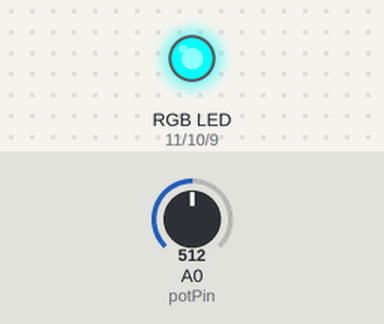
Bench run of a sketch on a simulated Arduino Uno, built with avr-gcc and run on an emulated ATmega328P. On the bench: an RGB LED mixed from three pins (HIGH = lit). Inputs (shaded band) come from the test bench; at power-on: A0 (potPin) = 512.

Above: at 1.2 s.
1.3 s: A0 (potPin) set to 716
At 1.6 s:
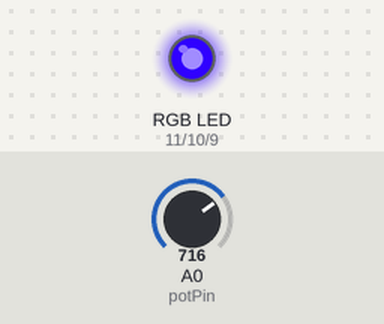
2.8 s: A0 (potPin) set to 900
At 3.9 s:
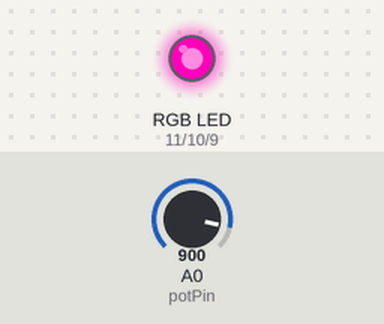
4.3 s: A0 (potPin) set to 1023
At 5.0 s:
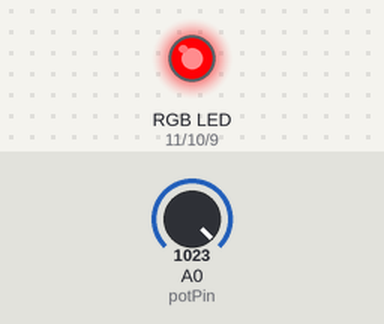
5.8 s: A0 (potPin) set to 306
At 6.2 s:
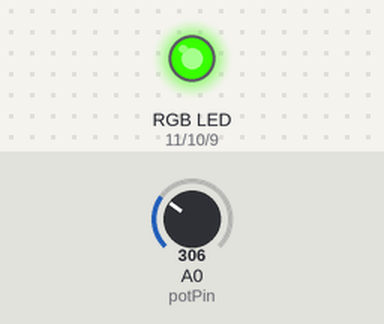
7.3 s: A0 (potPin) set to 245
At 8.5 s:
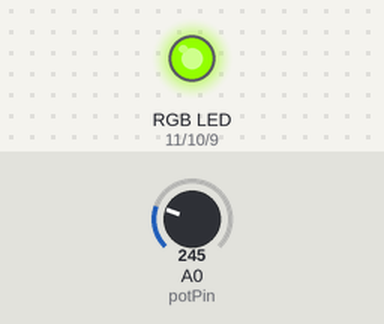
Timing chart, 0 to 9.8 s (numbered marks = the images above; inputs shaded):
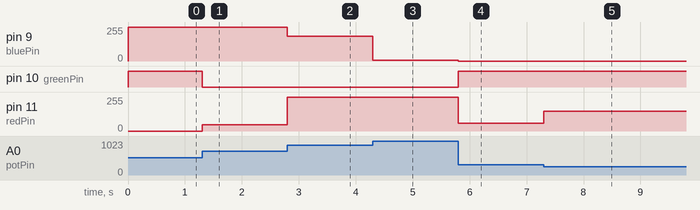

Measured:
- after the input at 1.3 s, pin 9 (bluePin): 252/255 → 255/255 at once; pin 10 (greenPin): HIGH → LOW at once; pin 11 (redPin): 0/255 → 48/255 at once
- after the input at 2.8 s, pin 9 (bluePin): 255/255 → 186/255 at once; pin 11 (redPin): 48/255 → 255/255 at once
- after the input at 4.3 s, pin 9 (bluePin): 186/255 → 6/255 at once
- after the input at 5.8 s, pin 9 (bluePin): 6/255 → 0/255 at once; pin 10 (greenPin): LOW → HIGH at once; pin 11 (redPin): 255/255 → 57/255 at once
- after the input at 7.3 s, pin 11 (redPin): 57/255 → 147/255 at once

The sketch:

rgb-potencimeter.ino
```cpp
// Pins of the RGB LED.
const int redPin = 11;
const int greenPin = 10;
const int bluePin = 9;

// Analog input from the potentiometer
const int potPin = A0;

// Values for each pin of the RGB LED.
int currentColorValueRed;
int currentColorValueGreen;
int currentColorValueBlue;

void setup()
{
  pinMode(redPin, OUTPUT);
  pinMode(greenPin, OUTPUT);
  pinMode(bluePin, OUTPUT);

  Serial.begin(9600);
}

void loop()
{
  // Reading the value of the pot pin (it's always 0 - 1024)
  // and converting it to a RGB range (0 - 255).
  int potPinValue = map(analogRead(potPin), 0, 1024, 0, 255);

  // Explanation of the code can be found on this link or on our blog:
  // https://electronics.stackexchange.com/questions/240185/controlling-color-and-brightness-of-rgb-led-strip-using-one-potentiometer
  // Note: 1/6th of 255 is 42.5
  if (potPinValue <= 42.5) {
    currentColorValueRed = 255;
    currentColorValueGreen = potPinValue * 6;
    currentColorValueBlue = 0;
   }

   if ((potPinValue > 42.5) && (potPinValue <= 85)) {
    currentColorValueRed = 255 - (potPinValue - 43) * 6;
    currentColorValueGreen = 255;
    currentColorValueBlue = 0;
   }

   if ((potPinValue > 85) && (potPinValue <= 127.5)) {
    currentColorValueRed = 0;
    currentColorValueGreen = 255;
    currentColorValueBlue = (potPinValue - 85) * 6;
   }

  if ((potPinValue > 127.5) && (potPinValue <= 170)) {
    currentColorValueRed = 0;
    currentColorValueGreen = 255 - (potPinValue - 127.5) * 6;
    currentColorValueBlue = 255;
  }

  if ((potPinValue > 170) && (potPinValue <= 212.5)) {
    currentColorValueRed = (potPinValue - 170) * 6;
    currentColorValueGreen = 0;
    currentColorValueBlue = 255;
  }

  if ((potPinValue > 212.5) && (potPinValue <= 255)) {
    currentColorValueRed = 255;
    currentColorValueGreen = 0;
    currentColorValueBlue = 255 - (potPinValue - 212.5) * 6;
  }
  analogWrite(redPin, currentColorValueRed);
  analogWrite(bluePin, currentColorValueBlue);
  analogWrite(greenPin, currentColorValueGreen);


}
```
